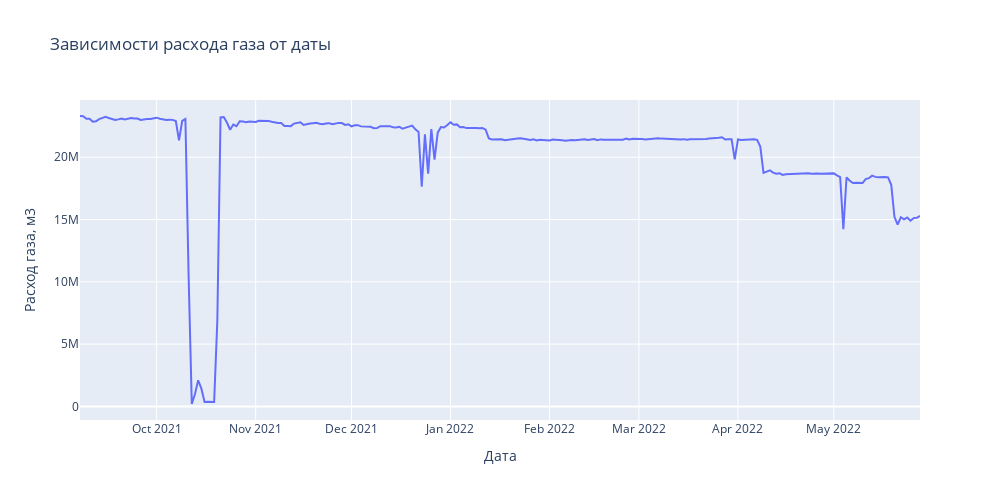

The notebook cell saved with this chart:
### Code cell
fig = px.line(
    data_frame=df_grouped,
    x='Дата', 
    y='Расход газа, м3', 
    height=500, 
    width=1000, 
    title='Зависимости расхода газа от даты'
)
fig.show()

### Figure 1 — Plotly figure (JSON) as saved in the notebook; plotly's stock layout.template omitted (floating-point values rounded to 4 significant figures; data arrays with more than 128 entries replaced by an {"elided": "..."} marker saying what was removed)
{"data": [{"hovertemplate": "Дата=%{x}<br>Расход газа, м3=%{y}<extra></extra>", "legendgroup": "", "line": {"color": "#636efa", "dash": "solid"}, "marker": {"symbol": "circle"}, "mode": "lines", "name": "", "orientation": "v", "showlegend": false, "type": "scatter", "x": {"elided": "264 str values"}, "xaxis": "x", "y": {"elided": "264 int values"}, "yaxis": "y"}], "layout": {"height": 500, "legend": {"tracegroupgap": 0}, "title": {"text": "Зависимости расхода газа от даты"}, "width": 1000, "xaxis": {"anchor": "y", "domain": [0, 1], "title": {"text": "Дата"}}, "yaxis": {"anchor": "x", "domain": [0, 1], "title": {"text": "Расход газа, м3"}}}}
